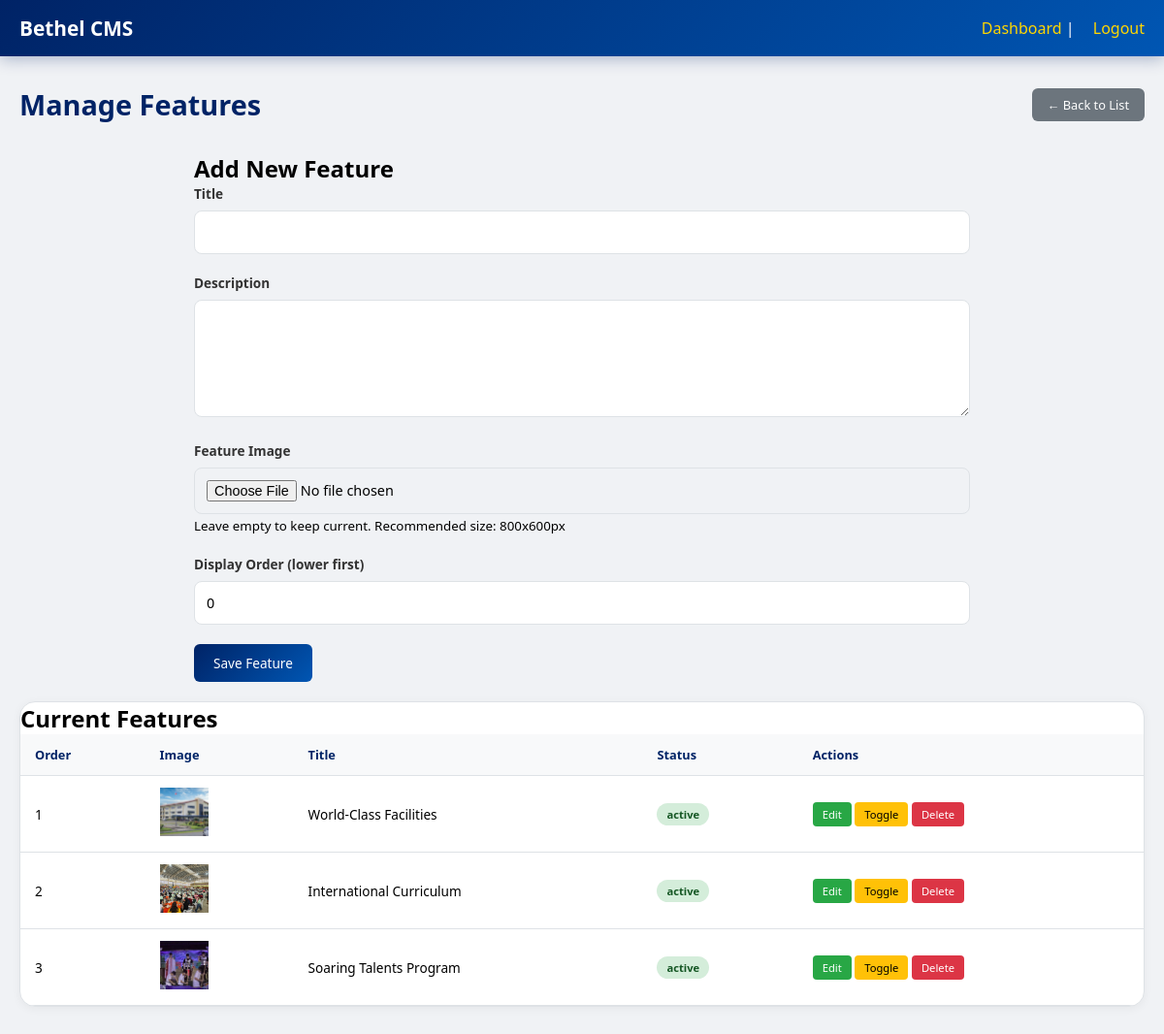
Screenshot of /admin/manage-features.php (signed in) with the database file from the repository.
### tables this page shows
CREATE TABLE `features` (
  `id` int(11) NOT NULL,
  `title` varchar(200) NOT NULL,
  `description` text NOT NULL,
  `image_url` varchar(255) DEFAULT NULL,
  `icon_class` varchar(50) DEFAULT NULL,
  `display_order` int(11) DEFAULT 0,
  `status` enum('active','inactive') DEFAULT 'active',
  `created_at` timestamp NOT NULL DEFAULT current_timestamp(),
  `updated_at` timestamp NOT NULL DEFAULT current_timestamp() ON UPDATE current_timestamp()
);

### admin/manage-features.php (the view, shortened to what this page needs)
<?php
require_once '../includes/db.php';
$features = $pdo->query("SELECT * FROM features ORDER BY display_order ASC, created_at DESC")->fetchAll();
$edit = null;
?>
<!DOCTYPE html>
<html lang="en">
<head>
    <link rel="stylesheet" href="../css/admin-style.css">
</head>
<body>
<div class="admin-wrapper">
    <nav class="admin-nav"><div class="admin-nav-container"><div class="admin-logo">Bethel CMS</div><div class="admin-user"><a href="dashboard.php">Dashboard</a> | <a href="logout.php">Logout</a></div></div></nav>
    <div class="admin-container">
        <div class="page-header"><h1>Manage Features</h1><a href="manage-features.php" class="btn-secondary">← Back to List</a></div>
        <div class="form-container">
            <h2><?php echo $edit ? 'Edit Feature' : 'Add New Feature'; ?></h2>
            <form method="POST" enctype="multipart/form-data">
                <div class="form-group"><label>Title</label><input type="text" name="title" required value="<?php echo isset($edit['title']) ? htmlspecialchars($edit['title']) : ''; ?>"></div>
                <div class="form-group"><label>Description</label><textarea name="description" rows="5" required><?php echo isset($edit['description']) ? htmlspecialchars($edit['description']) : ''; ?></textarea></div>
                <div class="form-group">
                    <label>Feature Image</label>
                    <input type="file" name="image" accept="image/*"><small>Leave empty to keep current. Recommended size: 800x600px</small>
                </div>
                <div class="form-group"><label>Display Order (lower first)</label><input type="number" name="display_order" value="<?php echo isset($edit['display_order']) ? $edit['display_order'] : 0; ?>"></div>
                <button type="submit" name="save_feature" class="btn-primary">Save Feature</button>
            </form>
        </div>
        <div class="data-table-container">
            <h2>Current Features</h2>
            <table class="data-table">
                <thead><tr><th>Order</th><th>Image</th><th>Title</th><th>Status</th><th>Actions</th></tr></thead>
                <tbody>
                    <?php foreach($features as $f): ?>
                    <tr>
                        <td><?php echo $f['display_order']; ?></td>
                        <td><?php if(isset($f['image_url']) && $f['image_url']): ?><img src="../<?php echo $f['image_url']; ?>" style="width:50px; height:50px; object-fit:cover;"><?php else: ?>No image<?php endif; ?></td>
                        <td><?php echo htmlspecialchars($f['title']); ?></td>
                        <td><span class="status-badge status-<?php echo $f['status']; ?>"><?php echo $f['status']; ?></span></td>
                        <td class="actions"><a href="?edit=<?php echo $f['id']; ?>" class="btn-edit">Edit</a> <a href="?toggle_status=<?php echo $f['id']; ?>" class="btn-toggle">Toggle</a> <a href="?delete=<?php echo $f['id']; ?>" class="btn-delete" onclick="return confirm('Delete?')">Delete</a></td>
                    </tr>
                    <?php endforeach; ?>
                </tbody>
            </table>
        </div>
    </div>
</div>
</body>
</html>

### css/admin-style.css (style rules this page uses)
* { margin: 0; padding: 0; box-sizing: border-box; font-family: 'Segoe UI', Roboto, system-ui, sans-serif; }
:root { --primary-color: #002366; --secondary-color: #0056b3; --accent-color: #FFD700; --dark-color: #1a1a2e; --gray-light: #f8f9fa; --gray-border: #dee2e6; }
body { background: #f0f2f5; }
.admin-nav { background: linear-gradient(135deg, var(--primary-color) 0%, var(--secondary-color) 100%); color: white; padding: 15px 0; box-shadow: 0 3px 15px rgba(0, 35, 102, 0.3); position: sticky; top: 0; z-index: 100; }
.admin-nav-container { max-width: 1400px; margin: 0 auto; padding: 0 20px; display: flex; justify-content: space-between; align-items: center; flex-wrap: wrap; gap: 15px; }
.admin-logo { font-size: 1.3rem; font-weight: bold; }
.admin-user a { color: var(--accent-color); text-decoration: none; margin-left: 15px; transition: color 0.3s; }
.admin-container { max-width: 1200px; margin: 0 auto; padding: 30px 20px; }
.page-header { display: flex; justify-content: space-between; align-items: center; flex-wrap: wrap; gap: 20px; margin-bottom: 30px; }
.page-header h1 { font-size: 1.8rem; color: var(--primary-color); }
.form-group { margin-bottom: 20px; }
.form-group label { display: block; margin-bottom: 8px; font-weight: 600; color: #333; font-size: 0.85rem; }
.form-group input, .form-group textarea, .form-group select { width: 100%; padding: 12px; border: 1px solid var(--gray-border); border-radius: 8px; font-size: 0.9rem; transition: all 0.3s; font-family: inherit; }
.form-group textarea { resize: vertical; min-height: 100px; }
.btn-primary { background: linear-gradient(135deg, var(--primary-color), var(--secondary-color)); color: white; padding: 10px 20px; border: none; border-radius: 6px; cursor: pointer; font-weight: 500; font-size: 0.85rem; transition: all 0.3s; display: inline-flex; align-items: center; gap: 8px; }
.btn-secondary { background: #6c757d; color: white; padding: 8px 16px; border: none; border-radius: 6px; cursor: pointer; font-weight: 500; font-size: 0.8rem; text-decoration: none; display: inline-flex; align-items: center; gap: 5px; }
.btn-edit { background: #28a745; color: white; padding: 5px 10px; border: none; border-radius: 4px; cursor: pointer; font-size: 0.7rem; display: inline-flex; align-items: center; gap: 4px; text-decoration: none; }
.btn-delete { background: #dc3545; color: white; padding: 5px 10px; border: none; border-radius: 4px; cursor: pointer; font-size: 0.7rem; display: inline-flex; align-items: center; gap: 4px; text-decoration: none; }
.btn-toggle { background: #ffc107; color: #000; padding: 5px 10px; border: none; border-radius: 4px; cursor: pointer; font-size: 0.7rem; display: inline-flex; align-items: center; gap: 4px; text-decoration: none; }
.data-table-container { background: white; border-radius: 16px; overflow-x: auto; box-shadow: 0 2px 10px rgba(0, 0, 0, 0.05); border: 1px solid var(--gray-border); margin-top: 20px; }
.data-table { width: 100%; border-collapse: collapse; }
.data-table th { background: var(--gray-light); padding: 12px 15px; text-align: left; font-weight: 600; color: var(--primary-color); border-bottom: 1px solid var(--gray-border); font-size: 0.8rem; }
.data-table td { padding: 12px 15px; border-bottom: 1px solid var(--gray-border); vertical-align: middle; font-size: 0.85rem; }
.status-badge { display: inline-block; padding: 4px 10px; border-radius: 20px; font-size: 0.7rem; font-weight: 600; }
.status-active { background: #d4edda; color: #155724; }

### admin/manage-features.php (style rules this page uses)
.form-container { max-width: 800px; margin: 0 auto; }

### rows the page displays
features: display_order "1", image_url (picture), title "World-Class Facilities", status "active"
features: display_order "2", image_url (picture), title "International Curriculum", status "active"
features: display_order "3", image_url (picture), title "Soaring Talents Program", status "active"
